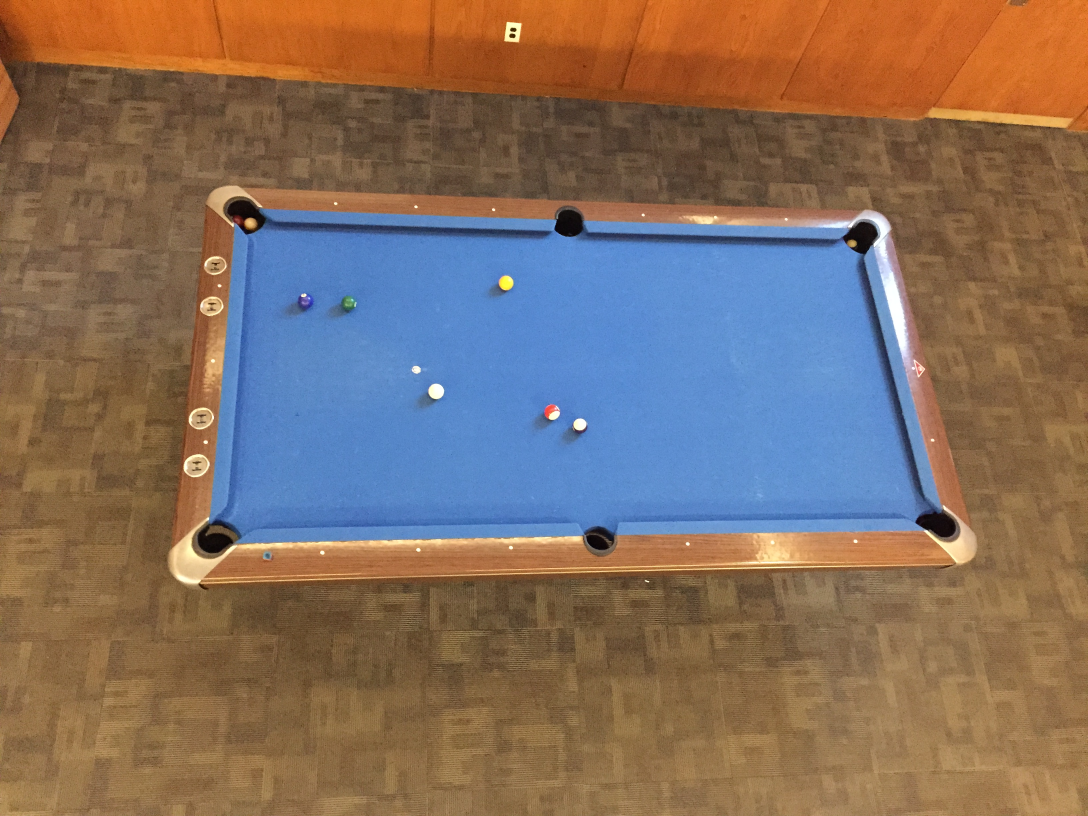
#> input picture images/sample4.jpg, 3264 x 2448 px (shown at 1/3 size)
$ python scanner.py   (Python 2 division)   (older library calls are emulated)
#> lines starting #> are read from the running program, lines starting #| are printed output that depends on the picture; after the words box and inside, x2 and y2 are one past the last pixel; in counts of white or black regions, pixels touching at a corner belong together
import cv2
import math
import numpy as np

def show(image, lines=None, scale=1.0, useblank=False):
    cv2.namedWindow('image', cv2.WINDOW_NORMAL)

    if useblank:
        image = 255*np.ones(image.shape)

    if lines is not None:
        for x1, y1, x2, y2 in lines:
            cv2.line(image,(x1,y1),(x2,y2),0,1)

    image = np.uint8(image)
    image = cv2.resize(image, (0, 0), fx=scale, fy=scale)
    cv2.imshow('image',image)
    cv2.waitKey(0)

def load_image(image_path):
    #Load image
#> called with image_path = 'images/sample4.jpg'
    img = cv2.imread(image_path, cv2.IMREAD_COLOR)
#> img is the input picture: shape (2448, 3264, 3); mean B, G, R 96.4, 110.1, 131

    return img

# [41 lines left out: functions convert_to_endpoints, convert_center_to_endpoints, not called in this run]

def distance(line, point):
    rho, theta = line
    if theta==0:
        x1, y1 = (rho, 0)
        x2, y2 = (rho, 10)
    else:
        x1, y1 = (rho*np.cos(theta),rho*np.sin(theta))
        x2, y2 = (0, rho/np.sin(theta))
    x0, y0 = point
    return math.fabs((y2 - y1)*x0 - (x2 - x1)*y0 + x2*y1 - y2*x1)/math.sqrt((y2-y1)*(y2-y1) + (x2-x1)*(x2-x1))

# [9 lines left out: function line_dist, not called in this run]

def find_table(img):
    scale_to_width = 2000.
    img2 = img
    img = cv2.resize(img, (0,0), fx=scale_to_width/img.shape[1], fy=scale_to_width/img.shape[1])
#> img: shape (1500, 2000, 3)
    width, height = (img.shape[1], img.shape[0])

    # Blur Image
    # img = cv2.blur(img, (3,3))
    show(img, scale=0.25)
#> in show, `image = cv2.resize(image, (0, 0), fx=scale, fy=scale)`:
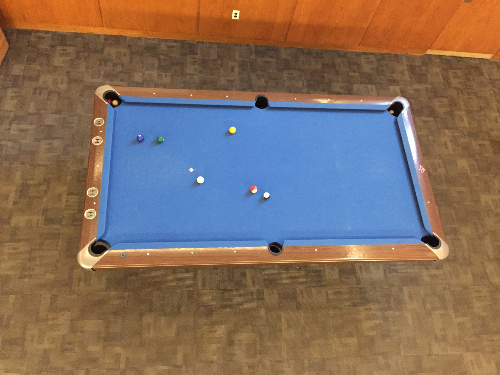
#> image: shape (375, 500, 3); mean of channels 0, 1, 2 96.4, 110.1, 131; drawn as B, G, R
    # Blob Detection
    tbl_color = np.asarray([153, 131, 102])
    threshold = 75
    color_dist = np.sum((img - tbl_color)**2, axis=2)
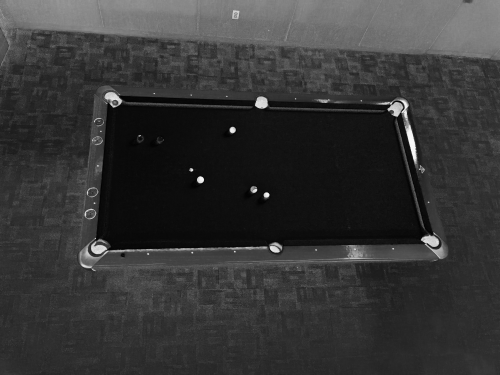
#> color_dist: shape (1500, 2000) int64 (shown at 1/4 size); min 2, max 50265, mean 10618.3; drawn with min black and max white
    tbl_mask = 255*(color_dist < threshold**2)
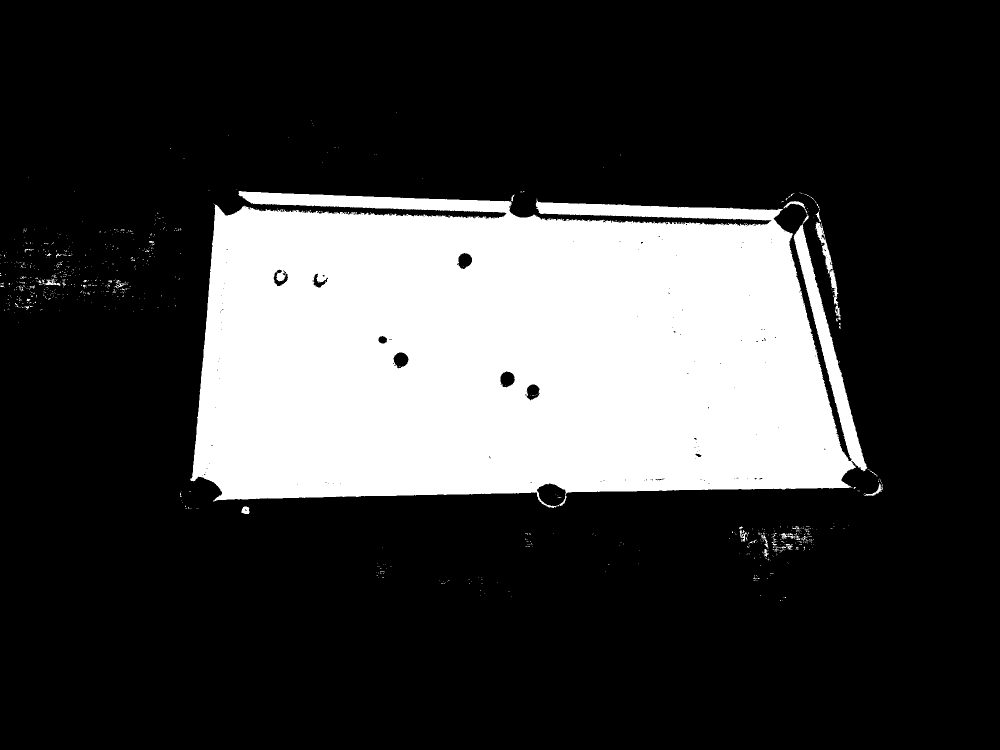
#> tbl_mask: shape (1500, 2000) int64 (shown at 1/2 size); 23.8% white; 869 white regions (835 under 20 px), largest, box (x1, y1, x2, y2) and area: (380, 382, 1735, 1016) 706665, (1630, 444, 1681, 643) 1696, (1566, 402, 1615, 426) 245
    tbl_mask = np.uint8(tbl_mask)

    # img = cv2.cvtColor(img, cv2.COLOR_BGR2GRAY)
    # Edge detection
    edges = cv2.Canny(tbl_mask, 50, 200, 3)
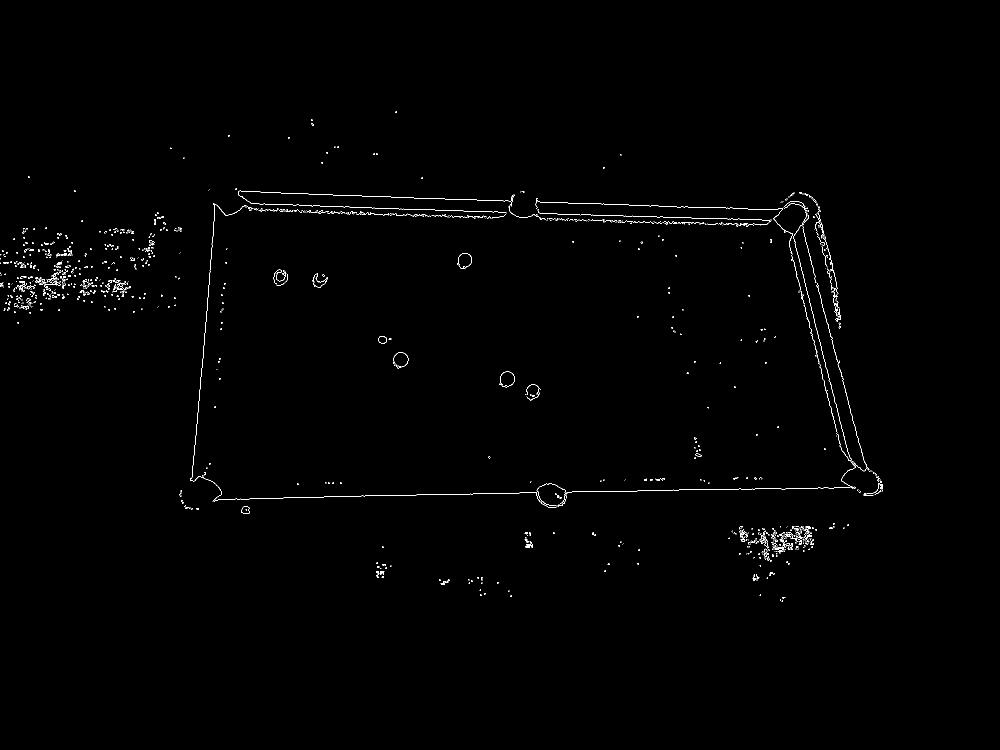
#> edges: shape (1500, 2000) (shown at 1/2 size); 0.53% white in thin lines or dots, all inside (x1, y1, x2, y2) = (0, 223, 1766, 1203)

    # Finds lines using HoughLines detection
    rho_size = 0.5
    rho_stepsize = 0.5
    max_rho = 3
    center = (width/2., height/2.)
    while True:
        lines = cv2.HoughLines(edges, rho_size, math.pi/180, 100)[0]
        # show(img, scale=0.25, lines=convert_to_endpoints(lines, img.shape), useblank=True)
        for line in lines:
            line[0] = math.sin(line[1])*(line[0]*math.sin(line[1]) - height/2.)
            if line[1] > math.pi:
                line[0] = -line[0]
                line[1] = math.pi*2 - line[1]

        groups = []
        for line in lines:
            found_group = False
            for group in groups:
                if line_dist(line, group[0], img.shape):
                    group.append(line)
                    found_group = True
                    break

            if not found_group:
                groups.append([line])

        lines = []
        for group in groups:
            min_dist = None
            min_line = None
            for line in group:
                if not min_dist:
                    min_dist = distance(line, center)
                    min_line = line
                else:
                    dist = distance(line, center)
                    if dist < min_dist:
                        min_dist = dist
                        min_line = line
            lines.append(min_line)

        if len(lines) == 4:
            break

        rho_size += rho_stepsize
        if rho_size > max_rho:
            return None
#> this loop made 6 passes
#> after the loop, group = [[-384, 1.61]]; line = [-384, 1.61]; rho_size = 3.5

    new_edges = cv2.Canny(img2, 50, 200, 3)
    show(new_edges, scale=0.25*0.25)
    circles = cv2.HoughCircles(new_edges, cv2.cv.CV_HOUGH_GRADIENT, dp=1, minDist=10)
    print len(circles)
    print len(lines)
    # Display Edge Image and Line Image
    lines_display = convert_center_to_endpoints(lines, img.shape)
    show(tbl_mask, scale=0.25)
    show(edges, scale=0.25)
    show(img, scale=0.25, lines=lines_display, useblank=True)

# 1, 2, 4, 10
# 5
image = load_image('images/sample4.jpg')
table = find_table(image)

$ run again, with images/sample1.jpg copied over images/sample4.jpg
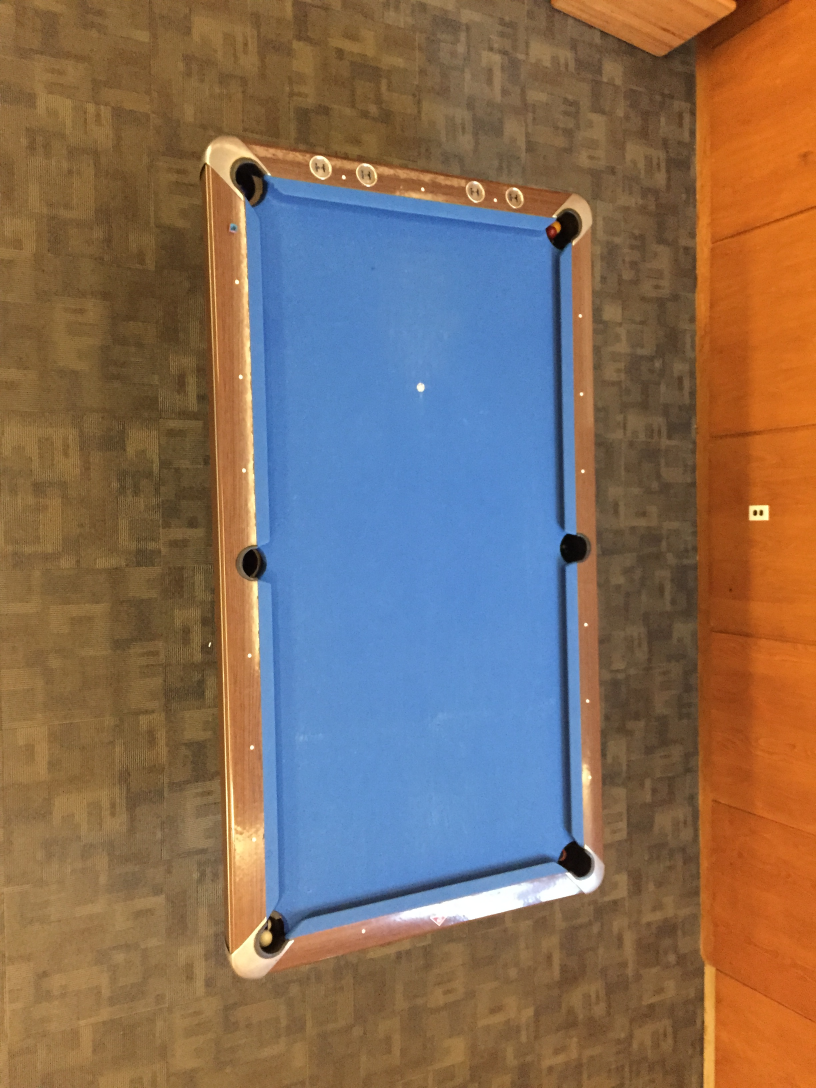
#> input picture images/sample1.jpg, 2448 x 3264 px (shown at 1/3 size)
#> in load_image, img is the input picture: shape (3264, 2448, 3); mean B, G, R 92.1, 108.7, 130.5
#> img: shape (2667, 2000, 3)
#> in find_table, `tbl_mask = 255*(color_dist < threshold**2)`:
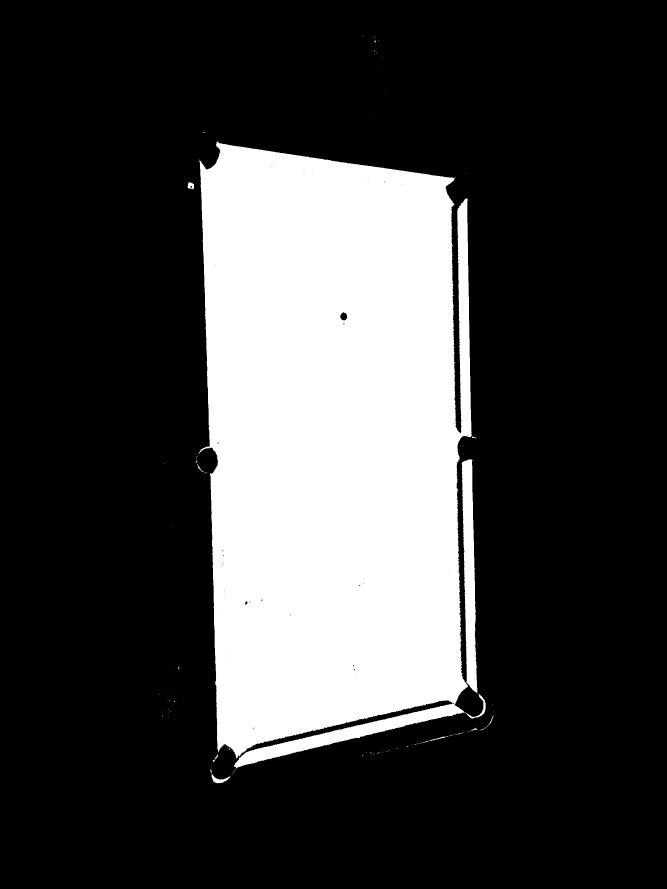
#> tbl_mask: shape (2667, 2000) int64 (shown at 1/3 size); 24.8% white; 114 white regions (101 under 20 px), largest, box (x1, y1, x2, y2) and area: (597, 425, 1457, 2311) 1299135, (1385, 1377, 1432, 2078) 20575, (634, 2321, 691, 2350) 582
#> in find_table, `edges = cv2.Canny(tbl_mask, 50, 200, 3)`:
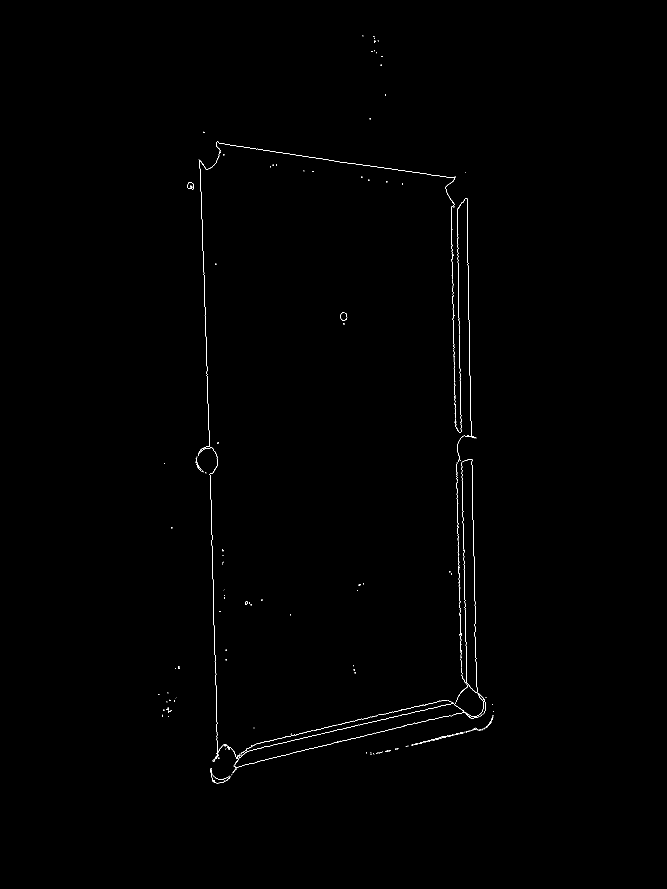
#> edges: shape (2667, 2000) (shown at 1/3 size); 0.22% white in thin lines or dots, all inside (x1, y1, x2, y2) = (475, 106, 1482, 2350)
#> the loop in find_table, `while True:` made 6 passes
#> after the loop in find_table, `while True:`: group = [[-47.25, 3.11]]; line = [-47.25, 3.11]; rho_size = 3.5

$ run again, with images/sample10.jpg copied over images/sample4.jpg
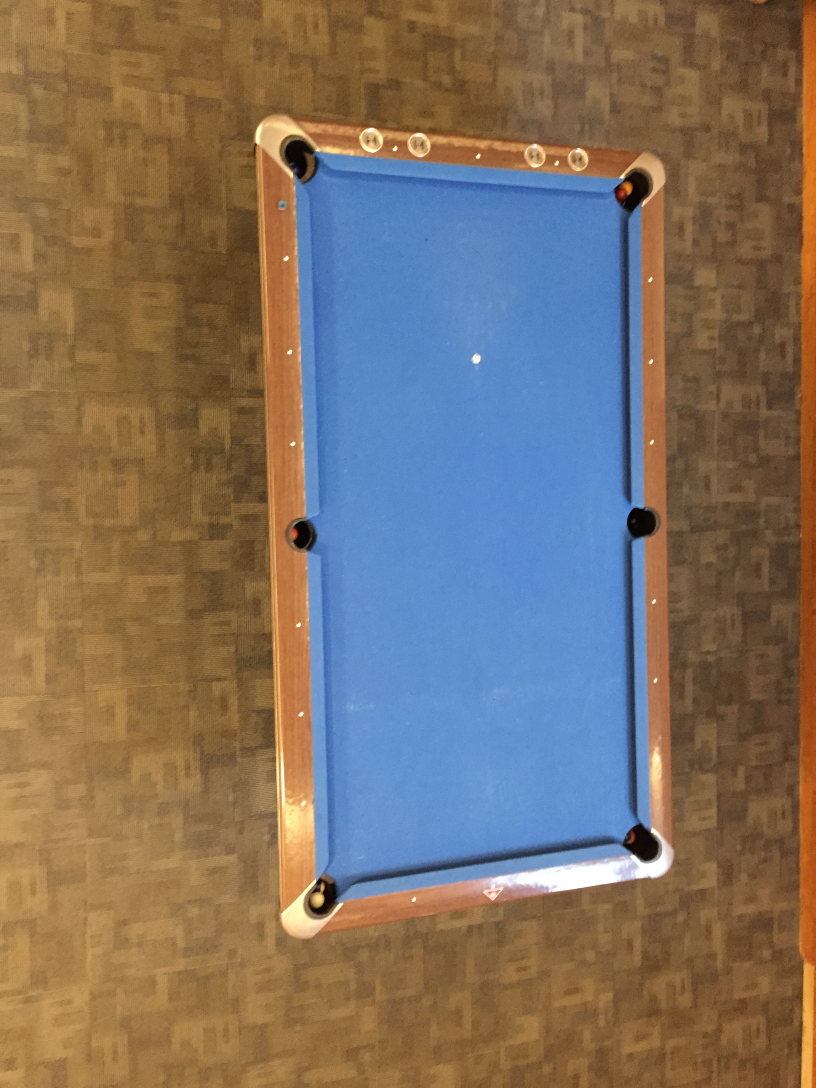
#> input picture images/sample10.jpg, 2448 x 3264 px (shown at 1/3 size)
#> in load_image, img is the input picture: shape (3264, 2448, 3); mean B, G, R 98.6, 112.3, 127.2
#> img: shape (2667, 2000, 3)
#> in find_table, `tbl_mask = 255*(color_dist < threshold**2)`:
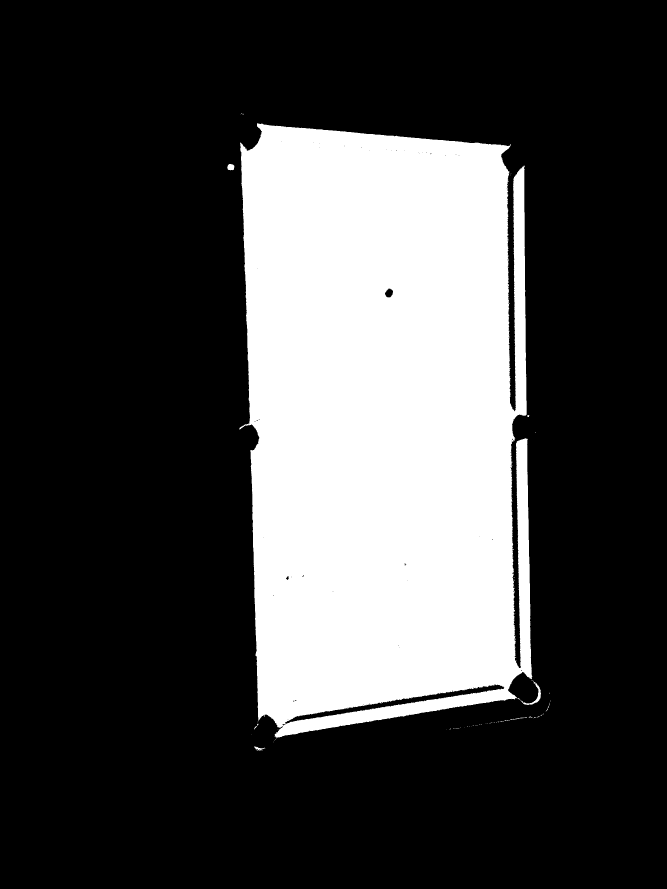
#> tbl_mask: shape (2667, 2000) int64 (shown at 1/3 size); 26.3% white; 75 white regions (67 under 20 px), largest, box (x1, y1, x2, y2) and area: (718, 369, 1623, 2214) 1404359, (682, 492, 703, 511) 325, (763, 2239, 794, 2252) 165
#> in find_table, `edges = cv2.Canny(tbl_mask, 50, 200, 3)`:
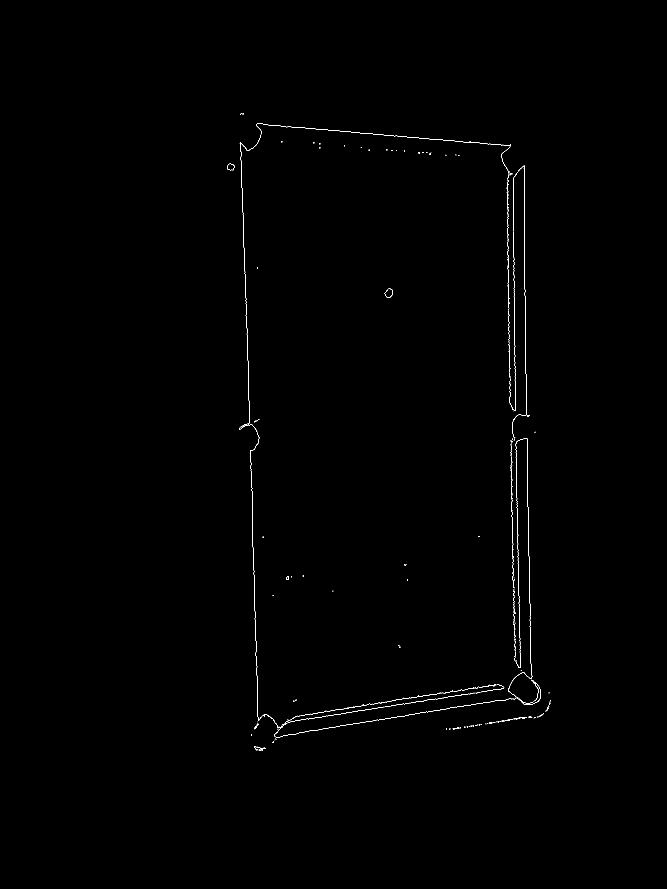
#> edges: shape (2667, 2000) (shown at 1/3 size); 0.22% white in thin lines or dots, all inside (x1, y1, x2, y2) = (681, 339, 1653, 2253)
#> the loop in find_table, `while True:` made 6 passes
#> after the loop in find_table, `while True:`: group = [[-23.73, 3.12]]; line = [-23.73, 3.12]; rho_size = 3.5
